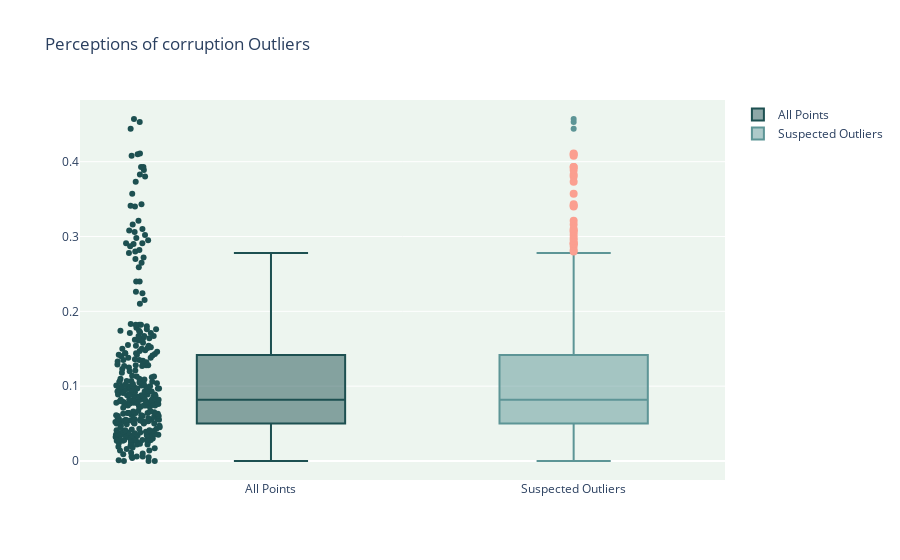

Notebook cell for this chart:
### Code cell
OutLiersBox2(df,'Perceptions of corruption')

### Figure 1 — Plotly figure (JSON) as saved in the notebook; plotly's stock layout.template omitted (floating-point values rounded to 4 significant figures; data arrays with more than 128 entries replaced by an {"elided": "..."} marker saying what was removed)
{"data": [{"boxpoints": "all", "jitter": 0.3, "line": {"color": "rgb(29, 80, 81)"}, "marker": {"color": "rgb(29, 80, 81)"}, "name": "All Points", "pointpos": -1.8, "type": "box", "y": {"elided": "312 float values"}}, {"boxpoints": "suspectedoutliers", "line": {"color": "rgb(93, 149, 150)"}, "marker": {"color": "rgb(93, 149, 150)", "line": {"outliercolor": "rgb(251, 159, 144)", "outlierwidth": 2}, "outliercolor": "rgb(251, 159, 144)"}, "name": "Suspected Outliers", "type": "box", "y": {"elided": "312 float values"}}], "layout": {"plot_bgcolor": "#edf5ef", "title": {"text": "Perceptions of corruption Outliers"}}}
